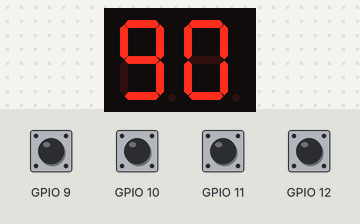
The program below on a simulated ESP32-S3. Shown: 2-digit seven-segment display. Wiring (inferred from the names in the program): 2-digit 7-segment display, segments lit when HIGH: segments GPIO 4, GPIO 5, GPIO 6, GPIO 7, GPIO 15, GPIO 16, GPIO 17; digit selects GPIO 8, GPIO 18. Inputs (shaded band) come from the test bench; at power-on: GPIO 9–12 HIGH. The segment pins are drawn as the display they are named for.

Above: at 1.2 s.
1.3 s: GPIO 9 pulled LOW for 0.15 s
At 1.7 s:
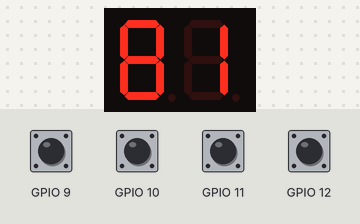
3.3 s: GPIO 12 pulled LOW for 0.15 s
At 3.61 s:
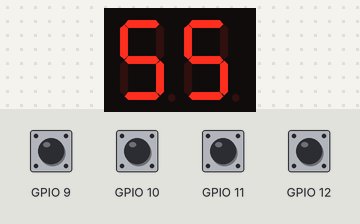
5.3 s: GPIO 12 pulled LOW for 1 s
At 6.2 s:
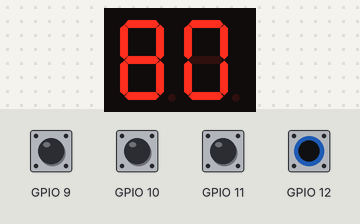
7.8 s: GPIO 11 pulled LOW for 0.15 s
At 9.23 s:
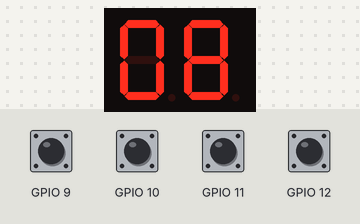
Timing chart, 0 to 9.5 s (numbered marks = the images above; inputs shaded):
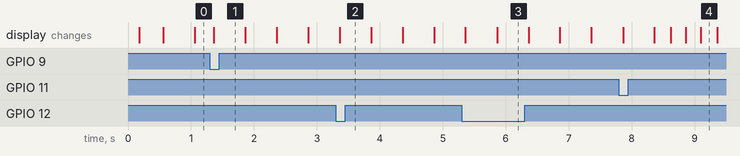

Measured:
- after the input at 1.3 s, the display: changes after 0.06 s (image 1)

The program:

main.cpp
```cpp
#include "app_tasks.hpp"
#include "system_state.hpp"
#include "esp_log.h"

namespace
{
    const char *TAG = "MAIN";
}

extern "C" void app_main(void)
{
    static practica1::AppContext context;

    ESP_LOGI(TAG, "==============================================");
    ESP_LOGI(TAG, " Practica 1 - Doble contador BCD (C++)");
    ESP_LOGI(TAG, "==============================================");

    ESP_LOGI(TAG, "[ETAPA 1/3] Inicializando contexto...");
    practica1::systemStateInit(context);

    ESP_LOGI(TAG, "[ETAPA 2/3] Creando tareas...");
    practica1::createApplicationTasks(context);

    ESP_LOGI(TAG, "[ETAPA 3/3] app_main terminado, el scheduler toma el control");
}
```

app_tasks.hpp
```cpp
#ifndef APP_TASKS_HPP
#define APP_TASKS_HPP

#include "system_state.hpp"

namespace practica1
{
    void taskManager(void *pvParameters);
    void createApplicationTasks(AppContext &context);
}

#endif
```

buttons.hpp
```cpp
#ifndef BUTTONS_HPP
#define BUTTONS_HPP

#include "driver/gpio.h"
#include "system_state.hpp"

namespace practica1
{
    /* Lo que recibe cada tarea de botón por pvParameters. */
    struct ButtonTaskParams
    {
        gpio_num_t   pin;
        ButtonEvent *event;
    };

    void buttonInit(gpio_num_t pin);
    bool buttonIsPressed(gpio_num_t pin);

    /* Misma función para los cuatro botones. */
    void buttonTask(void *pvParameters);
}

#endif
```

counter.hpp
```cpp
#ifndef COUNTER_HPP
#define COUNTER_HPP

#include <cstdint>
#include "system_state.hpp"

namespace practica1
{
    /* Responsabilidad: solo la lógica BCD 0-9 (no sabe de GPIO ni de FreeRTOS). */
    class BcdCounter
    {
    public:
        explicit BcdCounter(uint8_t initialValue = 0U);

        void    set(uint8_t newValue);
        void    step(CountDirection direction);
        uint8_t value() const;

    private:
        uint8_t value_;
    };

    /* Misma función para Counter1 y Counter2; pvParameters = CounterConfig*. */
    void counterTask(void *pvParameters);
}

#endif
```

display.hpp
```cpp
#ifndef DISPLAY_HPP
#define DISPLAY_HPP

#include <cstdint>
#include "driver/gpio.h"

namespace practica1
{
    /* Responsabilidad: solo mostrar un dígito en un display (GPIO). */
    class SevenSegmentDisplay
    {
    public:
        SevenSegmentDisplay(const gpio_num_t (&segmentPins)[7], gpio_num_t enablePin);

        void init();
        void show(uint8_t digit);
        void blank();

    private:
        void writeSegments(uint8_t pattern);

        const gpio_num_t (&segmentPins_)[7];
        gpio_num_t enablePin_;
    };

    /* Multiplexa ambos displays; pvParameters = AppContext*. */
    void displayRefreshTask(void *pvParameters);
}

#endif
```

system_state.hpp
```cpp
#ifndef SYSTEM_STATE_HPP
#define SYSTEM_STATE_HPP

#include <cstdint>
#include "freertos/FreeRTOS.h"
#include "freertos/task.h"

namespace practica1
{
    enum class CountDirection : uint8_t
    {
        Up = 0,
        Down
    };

    enum class CouplingMode : uint8_t
    {
        Opposite = 0,
        Same
    };

    enum class RunState : uint8_t
    {
        Paused = 0,
        Running
    };

    enum class SpeedMode : uint8_t
    {
        Slow = 0,
        Fast
    };

    enum class ButtonId : uint8_t
    {
        StartPause = 0,
        Direction,
        Speed,
        Mode
    };

    /* Lo que recibe cada tarea de conteo por pvParameters. */
    struct CounterConfig
    {
        volatile uint8_t        value;
        volatile CountDirection direction;
        volatile uint32_t       periodMs;
        uint8_t                 displayId;
    };

    /* Flag simple que publica una tarea de botón y consume el TaskManager. */
    struct ButtonEvent
    {
        volatile bool pending;
        ButtonId      id;
    };

    struct SystemState
    {
        volatile RunState       runState;
        volatile CountDirection masterDirection;
        volatile CouplingMode   couplingMode;
        volatile SpeedMode      speedMode;
    };

    /* Contexto compartido de la aplicación. */
    struct AppContext
    {
        SystemState system;

        CounterConfig counter1;
        CounterConfig counter2;

        ButtonEvent startPauseEvent;
        ButtonEvent directionEvent;
        ButtonEvent speedEvent;
        ButtonEvent modeEvent;

        TaskHandle_t counter1Handle;
        TaskHandle_t counter2Handle;
        TaskHandle_t managerHandle;
    };

    void systemStateInit(AppContext &context);

    const char *toString(CountDirection direction);
    const char *toString(CouplingMode mode);
    const char *toString(RunState state);
    const char *toString(SpeedMode speed);
}

#endif
```

app_tasks.cpp
```cpp
#include "app_tasks.hpp"
#include "app_config.hpp"
#include "buttons.hpp"
#include "counter.hpp"
#include "display.hpp"
#include "esp_log.h"
#include "esp_system.h"

namespace practica1
{
    namespace
    {
        const char *TAG = "TASK_MANAGER";

        /* Cada cuánto imprime el TaskManager un resumen del sistema (heartbeat). */
        constexpr uint32_t kHeartbeatMs = 2000U;

        CountDirection opposite(CountDirection direction)
        {
            return (direction == CountDirection::Up) ? CountDirection::Down : CountDirection::Up;
        }

        void applyConfiguration(AppContext &c)
        {
            c.counter1.direction = c.system.masterDirection;

            if (c.system.couplingMode == CouplingMode::Same)
            {
                c.counter2.direction = c.system.masterDirection;
            }
            else
            {
                c.counter2.direction = opposite(c.system.masterDirection);
            }

            const uint32_t period = (c.system.speedMode == SpeedMode::Fast)
                                        ? config::kFastPeriodMs
                                        : config::kSlowPeriodMs;

            c.counter1.periodMs = period;
            c.counter2.periodMs = period;

            ESP_LOGI(TAG, "Config aplicada: C1=%s C2=%s periodo=%lu ms",
                     toString(c.counter1.direction),
                     toString(c.counter2.direction),
                     static_cast<unsigned long>(period));
        }

        void setCountersRunning(AppContext &c, bool running)
        {
            if (running)
            {
                vTaskResume(c.counter1Handle);
                vTaskResume(c.counter2Handle);
                ESP_LOGI(TAG, "vTaskResume(Counter1=%p, Counter2=%p)",
                         static_cast<void *>(c.counter1Handle),
                         static_cast<void *>(c.counter2Handle));
            }
            else
            {
                vTaskSuspend(c.counter1Handle);
                vTaskSuspend(c.counter2Handle);
                ESP_LOGI(TAG, "vTaskSuspend(Counter1=%p, Counter2=%p)",
                         static_cast<void *>(c.counter1Handle),
                         static_cast<void *>(c.counter2Handle));
            }
        }

        /* OPPOSITE -> SAME: DOWN iguala al menor, UP iguala al mayor. */
        void alignCounters(AppContext &c)
        {
            const uint8_t v1 = c.counter1.value;
            const uint8_t v2 = c.counter2.value;
            uint8_t target;

            if (c.system.masterDirection == CountDirection::Down)
            {
                target = (v1 < v2) ? v1 : v2;
            }
            else
            {
                target = (v1 > v2) ? v1 : v2;
            }

            c.counter1.value = target;
            c.counter2.value = target;

            ESP_LOGI(TAG, "ALIGN (%s): %u/%u -> %u",
                     toString(c.system.masterDirection),
                     static_cast<unsigned>(v1),
                     static_cast<unsigned>(v2),
                     static_cast<unsigned>(target));
        }

        const char *taskStateToString(eTaskState s)
        {
            switch (s)
            {
                case eRunning:   return "RUNNING";
                case eReady:     return "READY";
                case eBlocked:   return "BLOCKED";
                case eSuspended: return "SUSPENDED";
                case eDeleted:   return "DELETED";
                default:         return "INVALID";
            }
        }

        void logCounterStates(const AppContext &c)
        {
            ESP_LOGI(TAG, "Counter1=%s  Counter2=%s",
                     taskStateToString(eTaskGetState(c.counter1Handle)),
                     taskStateToString(eTaskGetState(c.counter2Handle)));
        }

        void logHeartbeat(const AppContext &c)
        {
            ESP_LOGI(TAG, "[HB] %s | D1=%u D2=%u | DIR=%s MODE=%s SPEED=%s | C1=%s C2=%s",
                     toString(c.system.runState),
                     static_cast<unsigned>(c.counter1.value),
                     static_cast<unsigned>(c.counter2.value),
                     toString(c.system.masterDirection),
                     toString(c.system.couplingMode),
                     toString(c.system.speedMode),
                     taskStateToString(eTaskGetState(c.counter1Handle)),
                     taskStateToString(eTaskGetState(c.counter2Handle)));
        }

        /* En pausa los eventos se descartan, pero se avisa para que se vea que sí llegaron. */
        void discardIfPending(ButtonEvent &event, const char *name)
        {
            if (event.pending)
            {
                event.pending = false;
                ESP_LOGW(TAG, "Evento %s ignorado (sistema en PAUSED)", name);
            }
        }
    }

    void taskManager(void *pvParameters)
    {
        auto *ctx = static_cast<AppContext *>(pvParameters);

        if (ctx == nullptr)
        {
            ESP_LOGE(TAG, "pvParameters es NULL, se elimina la tarea");
            vTaskDelete(nullptr);
            return;
        }

        AppContext &c = *ctx;

        ESP_LOGI(TAG, "TaskManager iniciado (context=%p)", static_cast<void *>(ctx));

        if ((c.counter1Handle == nullptr) || (c.counter2Handle == nullptr))
        {
            ESP_LOGE(TAG, "Handles de contadores invalidos, no se puede continuar");
            vTaskDelete(nullptr);
            return;
        }

        applyConfiguration(c);
        setCountersRunning(c, false);

        ESP_LOGI(TAG, "STATE=%s DIR=%s SPEED=%s MODE=%s",
                 toString(c.system.runState),
                 toString(c.system.masterDirection),
                 toString(c.system.speedMode),
                 toString(c.system.couplingMode));
        logCounterStates(c);
        ESP_LOGI(TAG, ">>> Sistema listo. Presiona START para comenzar <<<");

        const uint32_t heartbeatLoops = kHeartbeatMs / config::kManagerPeriodMs;
        uint32_t loops = 0U;

        for (;;)
        {
            if (c.startPauseEvent.pending)
            {
                c.startPauseEvent.pending = false;

                c.system.runState = (c.system.runState == RunState::Running) ? RunState::Paused : RunState::Running;

                setCountersRunning(c, c.system.runState == RunState::Running);

                ESP_LOGI(TAG, "STATE=%s", toString(c.system.runState));
                logCounterStates(c);
            }

            /* Dirección, velocidad y modo se ignoran estando en PAUSE. */
            if (c.system.runState == RunState::Running)
            {
                if (c.directionEvent.pending)
                {
                    c.directionEvent.pending = false;
                    c.system.masterDirection = opposite(c.system.masterDirection);
                    applyConfiguration(c);
                    ESP_LOGI(TAG, "DIR=%s", toString(c.system.masterDirection));
                }

                if (c.speedEvent.pending)
                {
                    c.speedEvent.pending = false;
                    c.system.speedMode = (c.system.speedMode == SpeedMode::Slow) ? SpeedMode::Fast : SpeedMode::Slow;
                    applyConfiguration(c);
                    ESP_LOGI(TAG, "SPEED=%s", toString(c.system.speedMode));
                }

                if (c.modeEvent.pending)
                {
                    c.modeEvent.pending = false;

                    /* Se suspenden para que ningún contador escriba mientras se ajustan. */
                    setCountersRunning(c, false);

                    c.system.couplingMode = (c.system.couplingMode == CouplingMode::Opposite)
                                                ? CouplingMode::Same
                                                : CouplingMode::Opposite;

                    if (c.system.couplingMode == CouplingMode::Same)
                    {
                        alignCounters(c);
                    }

                    applyConfiguration(c);
                    setCountersRunning(c, true);

                    ESP_LOGI(TAG, "MODE=%s", toString(c.system.couplingMode));
                }
            }
            else
            {
                discardIfPending(c.directionEvent, "DIRECTION");
                discardIfPending(c.speedEvent, "SPEED");
                discardIfPending(c.modeEvent, "MODE");
            }

            loops++;
            if (loops >= heartbeatLoops)
            {
                loops = 0U;
                logHeartbeat(c);
            }

            vTaskDelay(pdMS_TO_TICKS(config::kManagerPeriodMs));
        }
    }

    void createApplicationTasks(AppContext &c)
    {
        static ButtonTaskParams startParams     { config::kBtnStartPause, nullptr };
        static ButtonTaskParams directionParams { config::kBtnDirection,  nullptr };
        static ButtonTaskParams speedParams     { config::kBtnSpeed,      nullptr };
        static ButtonTaskParams modeParams      { config::kBtnMode,       nullptr };

        startParams.event     = &c.startPauseEvent;
        directionParams.event = &c.directionEvent;
        speedParams.event     = &c.speedEvent;
        modeParams.event      = &c.modeEvent;

        ESP_LOGI(TAG, "Heap libre antes de crear tareas: %lu bytes",
                 static_cast<unsigned long>(esp_get_free_heap_size()));

        uint32_t created = 0U;
        constexpr uint32_t kTotalTasks = 8U;

        auto check = [&created](BaseType_t result, const char *name)
        {
            if (result == pdPASS)
            {
                created++;
                ESP_LOGI(TAG, "  [OK] Tarea %s creada", name);
            }
            else
            {
                ESP_LOGE(TAG, "  [FALLO] No se pudo crear %s (sin memoria)", name);
            }
        };

        /* MISMA función counterTask() --> dos instancias, distinto pvParameters. */
        check(xTaskCreate(counterTask, "Counter1", 3072, &c.counter1, 2, &c.counter1Handle), "Counter1");
        check(xTaskCreate(counterTask, "Counter2", 3072, &c.counter2, 2, &c.counter2Handle), "Counter2");

        /* MISMA función buttonTask() --> cuatro botones distintos. */
        check(xTaskCreate(buttonTask, "BtnStart",     3072, &startParams,     2, nullptr), "BtnStart");
        check(xTaskCreate(buttonTask, "BtnDirection", 3072, &directionParams, 2, nullptr), "BtnDirection");
        check(xTaskCreate(buttonTask, "BtnSpeed",     3072, &speedParams,     2, nullptr), "BtnSpeed");
        check(xTaskCreate(buttonTask, "BtnMode",      3072, &modeParams,      2, nullptr), "BtnMode");

        check(xTaskCreate(displayRefreshTask, "DisplayRefresh", 3072, &c, 2, nullptr), "DisplayRefresh");
        check(xTaskCreate(taskManager, "TaskManager", 3072, &c, 3, &c.managerHandle), "TaskManager");

        if (created == kTotalTasks)
        {
            ESP_LOGI(TAG, "Todas las tareas creadas (%lu/%lu). Heap libre: %lu bytes",
                     static_cast<unsigned long>(created),
                     static_cast<unsigned long>(kTotalTasks),
                     static_cast<unsigned long>(esp_get_free_heap_size()));
        }
        else
        {
            ESP_LOGE(TAG, "Solo se crearon %lu/%lu tareas",
                     static_cast<unsigned long>(created),
                     static_cast<unsigned long>(kTotalTasks));
        }
    }
}
```

buttons.cpp
```cpp
#include "buttons.hpp"
#include "app_config.hpp"
#include "freertos/FreeRTOS.h"
#include "freertos/task.h"
#include "esp_log.h"

namespace practica1
{
    namespace
    {
        const char *TAG = "BUTTON";
    }

    void buttonInit(gpio_num_t pin)
    {
        gpio_reset_pin(pin);
        gpio_set_direction(pin, GPIO_MODE_INPUT);
        gpio_set_pull_mode(pin, GPIO_PULLUP_ONLY);
    }

    bool buttonIsPressed(gpio_num_t pin)
    {
        return gpio_get_level(pin) == 0;
    }

    void buttonTask(void *pvParameters)
    {
        auto *params = static_cast<ButtonTaskParams *>(pvParameters);
        bool previous = false;

        if ((params == nullptr) || (params->event == nullptr))
        {
            ESP_LOGE(TAG, "%s: parametros invalidos, se elimina la tarea", pcTaskGetName(nullptr));
            vTaskDelete(nullptr);
            return;
        }

        buttonInit(params->pin);

        /* Con pull-up, en reposo debe leer 1. Si lee 0 hay un corto a GND o el botón está mal puesto. */
        const int level = gpio_get_level(params->pin);
        if (level == 1)
        {
            ESP_LOGI(TAG, "%s lista en GPIO%d (reposo=1 OK)",
                     pcTaskGetName(nullptr), static_cast<int>(params->pin));
        }
        else
        {
            ESP_LOGW(TAG, "%s en GPIO%d lee 0 en reposo: revisa el cableado",
                     pcTaskGetName(nullptr), static_cast<int>(params->pin));
        }

        for (;;)
        {
            const bool current = buttonIsPressed(params->pin);

            /* Flanco de pulsación (muestreo cada 20 ms = antirrebote simple). */
            if (current && !previous)
            {
                params->event->pending = true;
                ESP_LOGI(TAG, "%s presionado (GPIO%d)",
                         pcTaskGetName(nullptr), static_cast<int>(params->pin));
            }

            previous = current;
            vTaskDelay(pdMS_TO_TICKS(config::kButtonPeriodMs));
        }
    }
}
```

Source omitted: counter.cpp (2397 bytes), display.cpp (4214 bytes), system_state.cpp (2564 bytes), app_config.hpp (1552 bytes)
